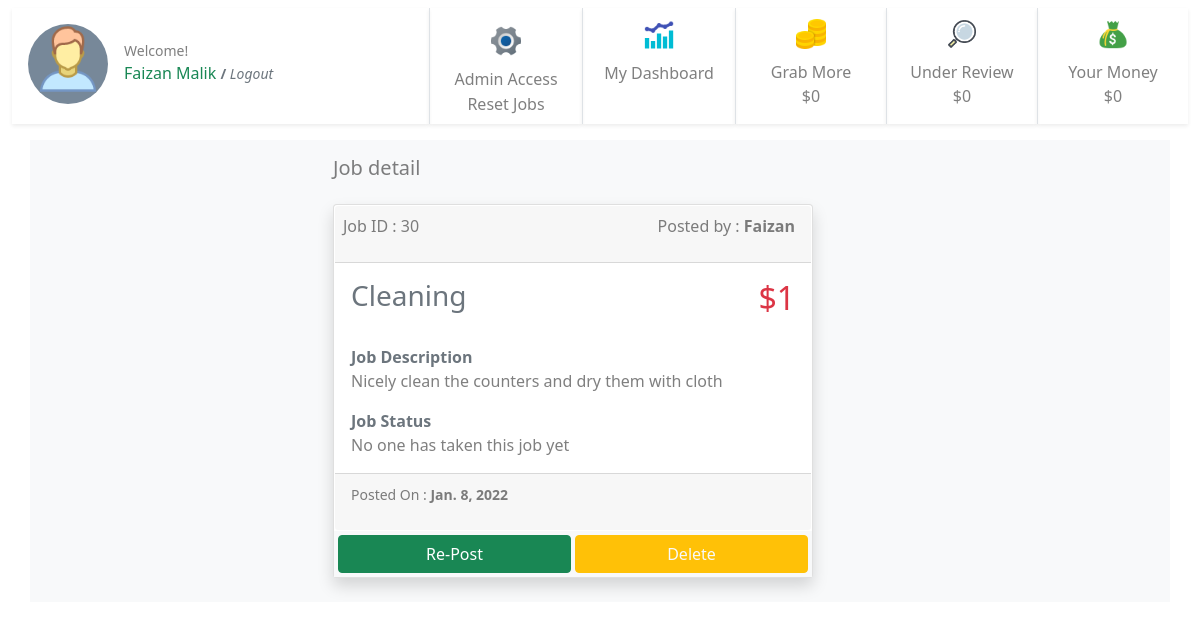
Screenshot of /30/ (signed in) with the database file from the repository.
### jobs/models.py (models this page shows, shortened)
class JobPost(models.Model):
    job_title = models.CharField(max_length=200)
    publish_date = models.DateTimeField('date published', auto_now_add=True)
    job_is_template = models.BooleanField(default=False)
    job_detail = models.CharField(max_length=200)
    job_price = models.IntegerField(default=0)
    job_taken = models.BooleanField(default=False)
    job_under_review = models.BooleanField(default=False)
    job_passed_review = models.BooleanField(default=False)
    job_taken_date = models.DateTimeField('date job taken', null=True, blank=True)
    job_done = models.BooleanField(default=False)
    job_done_date = models.DateTimeField('date job completed', null=True, blank=True)
    job_taker = models.ForeignKey(User, on_delete=models.CASCADE, null=True, blank=True, related_name='job_user')
    job_creator = models.ForeignKey(User, on_delete=models.CASCADE, null=True, blank=True, related_name='job_author')
    job_rejected_by_admin = models.BooleanField(default=False)
    job_expired = models.BooleanField(default=False)
    job_paid = models.BooleanField(default=False)
    job_payment_id = models.ForeignKey(Payments, on_delete=models.CASCADE, null=True, blank=True, related_name='job_payment_id')

### jobs/views.py (the view)
# urls.py: path('<int:pk>/', views.detail, name='detail'),
@login_required
def detail(request, pk):
    print(pk)
    detail = get_object_or_404(JobPost, pk=pk)
    template = loader.get_template('jobs/detail.html')
    if request.user == 'AnonymousUser':
        usr = "None"
    else:
        usr = request.user
    context = {
    'detail': detail,
    'user': usr,
     }
    return HttpResponse(template.render(context, request))

### jobs/templates/jobs/detail.html (shortened to what this page needs)
{% extends "jobs/base.html" %} {% block user %} {{user.first_name}} {{user.last_name}} {% endblock user %} {% block detail %} {% load static %}
<div class="container bg-light">
    {% if detail %}
    <div class="row justify-content-center">
        <div class="col-6 ">
            <h5 class="py-3 text-start text-black-50">Job detail</h5>
            <div class="card mb-4 shadow rounded" style="width: 30rem;">
                <a class="btn p-0" href="../" style="width: 100%;">
                    <div class="card-body p-0">
                        <div class="card-header d-flex ps-2 m-0 bg-gray  justify-content-between text-black-50">
                            Job ID : {{detail.id}}
                            <p class="text-black-50 ">Posted by : <strong>{{detail.job_creator.first_name}}</strong> </p>
                        </div>
                        <div class="d-flex justify-content-between">
                            <h3 class="card-title pb-1 p-3 text-secondary">{{ detail.job_title }}</h3>
                            <h2 class="text-danger pb-1 p-3">${{detail.job_price}}</h2>
                        </div>
                        <div class="py-0 p-3 text-start">
                            <strong class="text-secondary">Job Description</strong>
                            <p class="text-black-50">{{detail.job_detail}}</p>
                            <strong class="text-secondary">Job Status</strong> {% if detail.job_done %}
                            <p class="text-black-50">This job is done by <strong>{{detail.job_taker.first_name}}</strong> </p>
                            {% elif detail.job_taken %}
                            <p class="text-black-50">This job is taken by <strong>{{detail.job_taker.first_name}}</strong> </p>
                            {% else %}
                            <p class="text-black-50">No one has taken this job yet</p>
                            {% endif %}
                        </div>
                    </div>
                    <div class="card-footer bg-gray mt-0 text-black-50 text-start">
                        <p><small class="card-text ">Posted On : <strong> {{detail.publish_date.date}}</strong></small></p>
                    </div>
                </a>
                {% if request.user.is_staff %}
                <div class="d-flex justify-content-around bg-light">
                    <a class="btn btn-success align-self-center ms-1 my-1" href="{% url 'jobs:repost_job' detail.id%}" style="width: 50%;">Re-Post</a>
                    <a class="btn btn-warning text-light align-self-center mx-1 my-1" href="{% url 'jobs:delete_job' detail.id%}" style="width: 50%;">Delete</a>
                </div>{% endif %}
            </div>
        </div>
    </div>
    {% else %}
    <div class="card-body">
        <h2 class="card-title">No data available.</h2>
    </div>
    {% endif %}
</div>
{% endblock detail %} {% block sidebar %}
<div class="d-flex flex-row " style="">
    <div class="d-flex flex-row ">
        {% if user.is_staff %}
        <div class=" mt-2 mb-2 text-center align-content-center border-start shadow-sm">
            <a class="btn p-0" href="./admin/" style="width: 100%;">
                <div class="" style="width: 150px;">
                    <img class="m-2" src="{% static 'jobs/admin.png'%}" style="width: 36px; height: 36px;" alt="Card image">
                    <div class="">
                        <p class="m-0 text-black-50 fs-6">Admin Access</p>
                        <form id="3" class="m-0 p-0" action="{% url 'jobs:mark_not_done' %}" method='post'>
                            <input type="submit" value="Reset Jobs" class="btn text-black-50 m-0 p-0" style="">
                        </form>
                    </div>
                </div>
            </a>
        </div>
        {% endif %}
        <div class=" mt-2 mb-2  text-center border-start shadow-sm">
            <a class="btn p-0" style="width: 100%;" href="{% url 'jobs:dashboard' %}">
                <div class="" style="width: 150px;">
                    <img class="m-2" src="{% static 'jobs/dashboard.png' %}" style="width: 36px; height: 36px;" alt="Card image">
                    <div class="">
                        <p class="m-0 text-black-50 fs-6">My Dashboard</p>
                    </div>
                </div>
            </a>
        </div>
        <div class=" mt-2 mb-2  text-center border-start shadow-sm">
            <div class="" style="width: 150px;">
                <img class="m-2" src="{% static 'jobs/unclaimed.png'%}" style="width: 36px; height: 36px;" alt="Card image">
                <div class="">
                    <p class="m-0 text-black-50 fs-6">Grab More</p> {% if unclaimed.job_price__sum != None %}
                    <p class="text-black-50 fs-6">${{unclaimed.job_price__sum}}</p>
                    {% else %}
                    <p class="text-black-50 fs-6">$0</p>
                    {% endif %}
                </div>
            </div>
        </div>
        <div class=" mt-2 mb-2  text-center border-start shadow-sm">
            <div class="" style="width: 150px;">
                <img class="m-2" src="{% static 'jobs/underreview.png'%}" style="width: 36px; height: 36px;" alt="Card image">
                <div class="">
                    <p class="m-0 text-black-50">Under Review</p> {% if my_money_under_review_this_month.job_price__sum != None %}
                    <p class="text-black-50 fs-6">${{my_money_under_review_this_month.job_price__sum}}</p>
                    {% else %}
                    <p class="text-black-50 fs-6">$0</p>
                    {% endif %}
                </div>
            </div>
        </div>
        <div class=" mt-2 mb-2  text-center border-start shadow-sm">
            <div class="" style="width: 150px;">
                <img class="m-2" src="{% static 'jobs/mymoney.png'%}" style="width: 36px; height: 36px;" alt="Card image">
                <div class="">
                    <p class="m-0 text-black-50">Your Money</p> {% if my_total_this_mont.job_price__sum != None %}
                    <p class="text-black-50 fs-6">${{my_total_this_mont.job_price__sum}}</p>
                    {% else %}
                    <p class="text-black-50 fs-6">$0</p>
                    {% endif %}
                </div>
            </div>
        </div>
    </div>
</div>
<div> {% endblock sidebar %}

### rows the page displays
JobPost: id "30", job_creator.first_name "Faizan", job_title "Cleaning", job_price "1", job_detail "Nicely clean the counters and dry them with cloth", publish_date "Jan. 8, 2022"

### other values shown
{{ user.first_name }} "Faizan"
{{ user.last_name }} "Malik"
